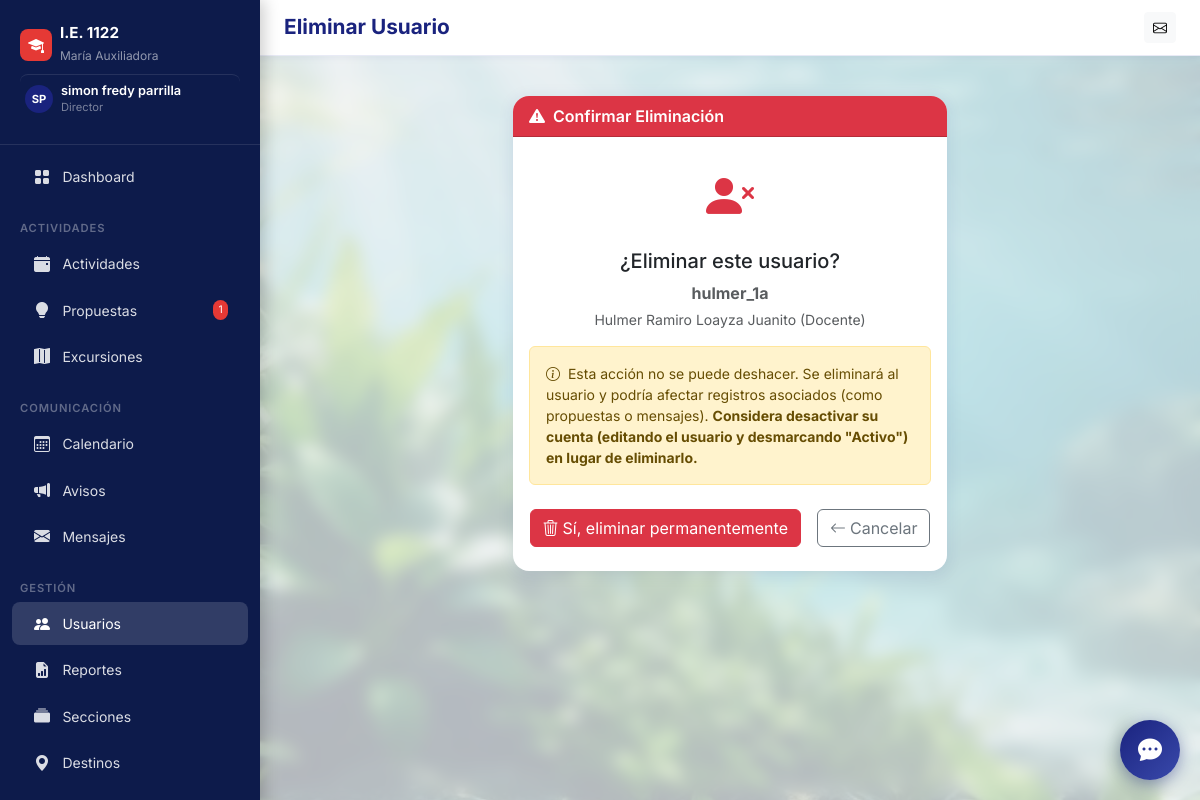
/usuarios/143/eliminar/ (signed in), run on the app's committed database.
### core/models.py (models this page shows, shortened)
class User(AbstractUser):
    ROLE_CHOICES = [
        ('director', 'Director'),
        ('docente', 'Docente'),
    ]
    role = models.CharField(max_length=20, choices=ROLE_CHOICES, default='docente', verbose_name='Rol')
    email = models.EmailField(unique=True, verbose_name='Correo electrónico')
    telefono = models.CharField(max_length=15, blank=True, verbose_name='Teléfono')
    fecha_nacimiento = models.DateField(null=True, blank=True, verbose_name='Fecha de nacimiento')
    foto_perfil = models.ImageField(upload_to='perfiles/', blank=True, null=True, verbose_name='Foto de perfil')
    seccion_asignada = models.CharField(max_length=50, blank=True, verbose_name='Sección / Grado asignado', help_text='Ej: 3B, 5A, ED.FISICA')
    class Meta:
        verbose_name = 'Usuario'
        verbose_name_plural = 'Usuarios'
    @property
    def is_director(self):
        return self.role == 'director'

### core/views.py (the view)
# urls.py: path('usuarios/<int:pk>/eliminar/', views.usuario_eliminar, name='usuario_eliminar'),
@director_required
def usuario_eliminar(request, pk):
    usuario = get_object_or_404(User, pk=pk)
    if usuario == request.user:
        messages.error(request, 'No puedes eliminarte a ti mismo.')
        return redirect('usuarios_lista')
    if request.method == 'POST':
        username = usuario.username
        usuario.delete()
        messages.success(request, f'Usuario {username} eliminado.')
        return redirect('usuarios_lista')
    return render(request, 'usuarios/confirmar_eliminar.html', {'usuario': usuario})

### core/context_processors.py (called while the page is built)
def global_context(request):
    if request.user.is_authenticated:
        mensajes_no_leidos = Mensaje.objects.filter(
            para_usuario=request.user, leido=False
        ).count()
        pendientes_count = 0
        if request.user.is_director:
            pendientes_count = PropuestaActividad.objects.filter(estado='pendiente').count()
        return {
            'mensajes_no_leidos': mensajes_no_leidos,
            'pendientes_count': pendientes_count,
        }
    return {}

### core/views.py (called while the page is built)
def director_required(view_func):
    @functools.wraps(view_func)
    @login_required
    def wrapper(request, *args, **kwargs):
        if not request.user.is_director:
            messages.error(request, 'Acceso restringido: solo el director puede realizar esta acción.')
            return redirect('dashboard')
        return view_func(request, *args, **kwargs)
    return wrapper

### templates/usuarios/confirmar_eliminar.html (shortened to what this page needs)
{% extends 'base.html' %}
{% block page_title %}Eliminar Usuario{% endblock %}
{% block content %}
<div class="row justify-content-center">
  <div class="col-md-6">
    <div class="card border-danger">
      <div class="card-header bg-danger text-white">
        <i class="bi bi-exclamation-triangle-fill me-2"></i>Confirmar Eliminación
      </div>
      <div class="card-body text-center py-4">
        <div class="mb-3">
          <i class="bi bi-person-x-fill text-danger" style="font-size:3rem;"></i>
        </div>
        <h5 class="mb-2">¿Eliminar este usuario?</h5>
        <p class="text-muted mb-1">
          <strong>{{ usuario.username }}</strong>
        </p>
        <p class="text-muted small mb-3">
          {{ usuario.get_full_name }} ({{ usuario.get_role_display }})
        </p>
        <div class="alert alert-warning text-start small">
          <i class="bi bi-info-circle me-1"></i> Esta acción no se puede deshacer. Se eliminará al usuario y podría afectar registros asociados (como propuestas o mensajes).
          <strong>Considera desactivar su cuenta (editando el usuario y desmarcando "Activo") en lugar de eliminarlo.</strong>
        </div>
        <div class="d-flex justify-content-center gap-3 mt-4">
          <form method="post">
            <button type="submit" class="btn btn-danger">
              <i class="bi bi-trash3 me-1"></i>Sí, eliminar permanentemente
            </button>
          </form>
          <a href="{% url 'usuarios_lista' %}" class="btn btn-outline-secondary">
            <i class="bi bi-arrow-left me-1"></i>Cancelar
          </a>
        </div>
      </div>
    </div>
  </div>
</div>
{% endblock %}

### templates/base.html (shortened to what this page needs)
<!DOCTYPE html>
<html lang="es">
<head>
  <link href="https://cdn.jsdelivr.net/npm/bootstrap@5.3.3/dist/css/bootstrap.min.css" rel="stylesheet">
  <link href="https://cdn.jsdelivr.net/npm/bootstrap-icons@1.11.3/font/bootstrap-icons.css" rel="stylesheet">
</head>
<body>
  <nav id="sidebar">
    <div class="sidebar-brand">
      <div class="d-flex align-items-center gap-2 mb-1">
        <div
          style="background:#e53935;width:32px;height:32px;border-radius:8px;display:flex;align-items:center;justify-content:center;">
          <i class="bi bi-mortarboard-fill text-white"></i>
        </div>
        <div>
          <h6>I.E. 1122</h6>
          <small>María Auxiliadora</small>
        </div>
      </div>
      {% if user.is_authenticated %}
      <a href="{% url 'perfil' %}" class="text-decoration-none d-flex align-items-center gap-2 mt-2 pt-2 profile-link"
        style="border-top:1px solid rgba(255,255,255,0.1)">
        {% if user.foto_perfil %}
        <img src="{{ user.foto_perfil.url }}" class="rounded-circle" width="28" height="28" style="object-fit:cover;">
        {% else %}
        <div class="avatar-placeholder" style="width:28px;height:28px;font-size:.7rem;">
          {{ user.first_name|first|upper }}{{ user.last_name|first|upper }}
        </div>
        {% endif %}
        <div>
          <div style="color:#fff;font-size:.8rem;font-weight:600;line-height:1.2;">
            {{ user.get_full_name|default:user.username }}
          </div>
          <div style="color:rgba(255,255,255,.45);font-size:.7rem;">
            {{ user.get_role_display }}
          </div>
        </div>
      </a>
      {% endif %}
    </div>
    <ul class="nav flex-column py-2">
      <li><a class="nav-link {% if request.resolver_match.url_name == 'dashboard' %}active{% endif %}"
          href="{% url 'dashboard' %}">
          <i class="bi bi-grid-fill"></i> Dashboard
        </a></li>
      <div class="nav-section">Actividades</div>
      <li><a class="nav-link {% if 'actividades' in request.path %}active{% endif %}"
          href="{% url 'actividades_lista' %}">
          <i class="bi bi-calendar-event-fill"></i> Actividades
        </a></li>
      <li><a class="nav-link {% if 'propuestas' in request.path %}active{% endif %}"
          href="{% url 'propuestas_lista' %}">
          <i class="bi bi-lightbulb-fill"></i> Propuestas
          {% if user.is_director %}
          {% with cnt=pendientes_count %}{% if cnt %}<span class="badge-count">{{ cnt }}</span>{% endif %}{% endwith %}
          {% endif %}
        </a></li>
      <li><a class="nav-link {% if 'excursiones' in request.path %}active{% endif %}"
          href="{% url 'excursiones_lista' %}">
          <i class="bi bi-map-fill"></i> Excursiones
        </a></li>
      <div class="nav-section">Comunicación</div>
      <li><a class="nav-link {% if 'calendario' in request.path %}active{% endif %}"
          href="{% url 'calendario_actividades' %}">
          <i class="bi bi-calendar3"></i> Calendario
        </a></li>
      <li><a class="nav-link {% if 'avisos' in request.path %}active{% endif %}" href="{% url 'avisos_lista' %}">
          <i class="bi bi-megaphone-fill"></i> Avisos
        </a></li>
      <li><a class="nav-link {% if 'mensajes' in request.path %}active{% endif %}" href="{% url 'mensajes_bandeja' %}">
          <i class="bi bi-envelope-fill"></i> Mensajes
        </a></li>
      {% if user.is_director %}
      <div class="nav-section">Gestión</div>
      <li><a class="nav-link {% if 'usuarios' in request.path %}active{% endif %}" href="{% url 'usuarios_lista' %}">
          <i class="bi bi-people-fill"></i> Usuarios
        </a></li>
      <li><a class="nav-link {% if 'reportes' in request.path %}active{% endif %}" href="{% url 'reportes_panel' %}">
          <i class="bi bi-file-earmark-bar-graph-fill"></i> Reportes
        </a></li>
      <li><a class="nav-link {% if 'secciones' in request.path %}active{% endif %}" href="{% url 'secciones_lista' %}">
          <i class="bi bi-collection-fill"></i> Secciones
        </a></li>
      <li><a class="nav-link {% if 'destinos' in request.path %}active{% endif %}" href="{% url 'destinos_lista' %}">
          <i class="bi bi-geo-alt-fill"></i> Destinos
        </a></li>
      <li><a class="nav-link" href="/admin/" target="_blank">
        </a></li>
      {% endif %}
    </ul>
  </nav>
  <div id="main-content">
    <div class="topbar d-flex align-items-center justify-content-between">
      <div class="d-flex align-items-center gap-3">
        <h1 class="page-title">{% block page_title %}{% endblock %}</h1>
      </div>
      <div class="d-flex align-items-center gap-2">
        <a href="{% url 'mensajes_bandeja' %}" class="btn btn-sm btn-light position-relative">
          <i class="bi bi-envelope"></i>
        </a>
      </div>
    </div>
    <div class="px-4 pt-3">
    </div>
    <main class="p-4">
      {% block content %}{% endblock %}
    </main>
  </div>
  <div id="chatbot-widget">
    <button id="chat-toggle" onclick="toggleChat()">
      <i class="bi bi-chat-dots-fill"></i>
    </button>
  </div>
</body>
</html>

### templates/base.html (style rules this page uses)
:root { --primary: #1a237e; --primary-light: #283593; --accent: #e53935; --sidebar-bg: #0d1b4b; --sidebar-text: rgba(255, 255, 255, 0.85); --sidebar-active: rgba(255, 255, 255, 0.15); --body-bg: #f0f2f8; --card-shadow: 0 2px 16px rgba(26, 35, 126, 0.10); }
body { font-family: 'Inter', sans-serif; background: url('/static/img/fondo_agua_plantas.png') no-repeat center center fixed; background-size: cover; min-height: 100vh; animation: dynamicBG 40s linear infinite alternate; }
#sidebar { backdrop-filter: blur(5px); box-shadow: 4px 0 15px rgba(0, 0, 0, 0.2); }
#sidebar { width: 260px; min-height: 100vh; background: var(--sidebar-bg); position: fixed; top: 0; left: 0; z-index: 1000; transition: all .3s ease; overflow-y: auto; }
#sidebar .sidebar-brand { padding: 1.5rem 1.25rem; border-bottom: 1px solid rgba(255, 255, 255, 0.1); }
#sidebar .sidebar-brand h6 { color: #fff; font-weight: 700; margin: 0; font-size: .95rem; }
#sidebar .sidebar-brand small { color: rgba(255, 255, 255, 0.55); font-size: .75rem; }
#sidebar .nav-link { color: var(--sidebar-text); padding: .6rem 1.25rem; border-radius: .5rem; margin: .1rem .75rem; display: flex; align-items: center; gap: .65rem; font-size: .875rem; transition: all .2s; }
#sidebar .nav-link:hover, #sidebar .nav-link.active { background: var(--sidebar-active); color: #fff; }
#sidebar .nav-link i { width: 20px; text-align: center; font-size: 1rem; }
#sidebar .nav-section { color: rgba(255, 255, 255, 0.35); font-size: .7rem; font-weight: 600; text-transform: uppercase; letter-spacing: .08em; padding: .75rem 1.25rem .25rem; margin-top: .5rem; }
#sidebar .badge-count { background: var(--accent); color: #fff; font-size: .65rem; padding: .2em .5em; border-radius: 10px; margin-left: auto; }
#main-content { margin-left: 260px; min-height: 100vh; transition: margin .3s; background: rgba(240, 242, 248, 0.75); backdrop-filter: blur(8px); position: relative; }
.topbar { background: #fff; border-bottom: 1px solid #e8eaf6; padding: .75rem 1.5rem; position: sticky; top: 0; z-index: 900; box-shadow: 0 1px 8px rgba(26, 35, 126, 0.07); }
.page-title { font-size: 1.3rem; font-weight: 700; color: var(--primary); margin: 0; }
.card { border: none; border-radius: 1rem; box-shadow: var(--card-shadow); }
.card-header { border-radius: 1rem 1rem 0 0 !important; font-weight: 600; }
.avatar-placeholder { width: 36px; height: 36px; border-radius: 50%; background: var(--primary); color: #fff; display: inline-flex; align-items: center; justify-content: center; font-weight: 700; font-size: .85rem; }
.profile-link { transition: background 0.2s ease; border-radius: 8px; padding: 5px; }
#chatbot-widget { position: fixed; bottom: 20px; right: 20px; z-index: 9999; font-family: inherit; }
#chat-toggle { width: 60px; height: 60px; border-radius: 50%; background: linear-gradient(135deg, #1a237e 0%, #3949ab 100%); color: white; border: none; box-shadow: 0 4px 15px rgba(26, 35, 126, 0.4); cursor: pointer; display: flex; align-items: center; justify-content: center; transition: transform 0.3s cubic-bezier(0.175, 0.885, 0.32, 1.275); }
#chat-toggle .bi { font-size: 1.5rem; }

### data on the page
User: first_name|first "S", last_name|first "P", get_full_name "simon fredy parrilla", role "Director"
User: username "hulmer_1a", get_full_name "Hulmer Ramiro Loayza Juanito", role "Docente"

### other printed values
{{ cnt }} "1"
